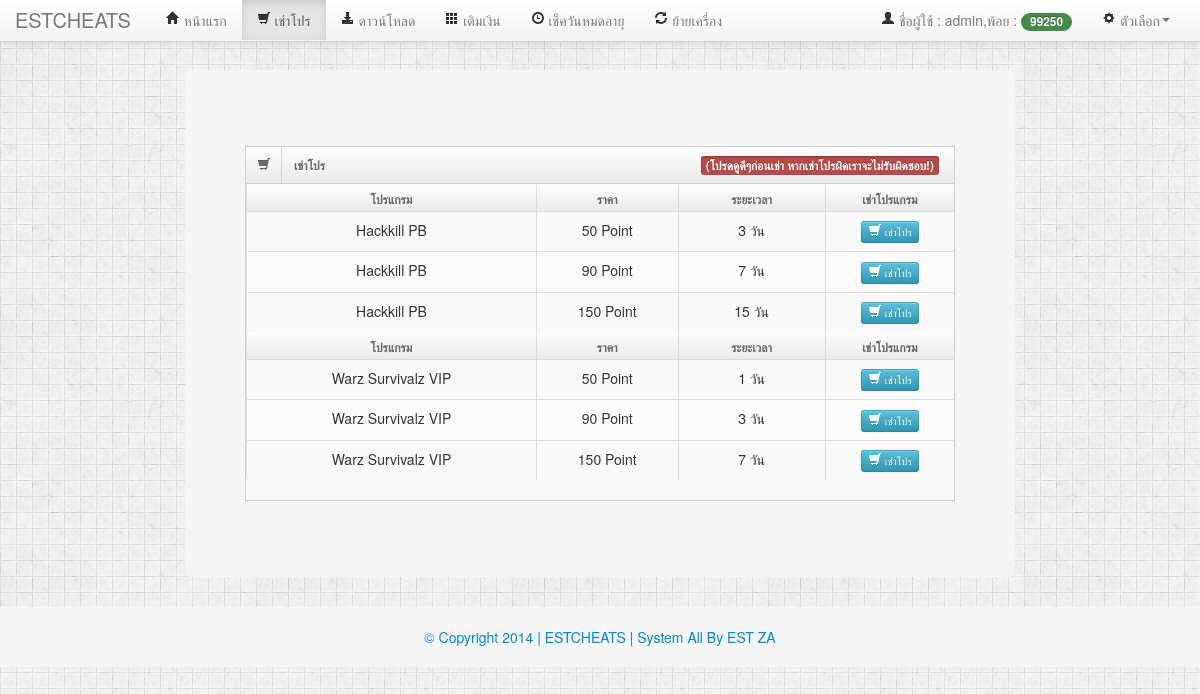
The page /?p=buy (signed in) on the database its author committed.
### tables this page shows
CREATE TABLE IF NOT EXISTS `Setting` (
  `WebName` varchar(100) NOT NULL,
  `rehwid` varchar(100) NOT NULL,
  `DatePro` varchar(100) NOT NULL DEFAULT 'อัพเดทโปรแกรมล่าสุด 00-00-000',
  `footer` varchar(100) NOT NULL,
  `footer_link` varchar(100) NOT NULL
);

CREATE TABLE IF NOT EXISTS `member` (
  `id` int(11) NOT NULL AUTO_INCREMENT,
  `User` varchar(200) NOT NULL,
  `Password` varchar(200) NOT NULL,
  `email` varchar(200) NOT NULL,
  `status` enum('admin','member') NOT NULL DEFAULT 'member',
  `hwid` varchar(100) NOT NULL,
  `hwid_time` varchar(100) NOT NULL,
  `point` int(10) NOT NULL,
  `PBHKTEST` varchar(100) NOT NULL DEFAULT '0',
  `WarZ` varchar(100) NOT NULL DEFAULT '0',
  PRIMARY KEY (`id`)
);

CREATE TABLE IF NOT EXISTS `Download` (
  `id_download` int(11) NOT NULL AUTO_INCREMENT,
  `Programe` varchar(100) NOT NULL DEFAULT 'Name',
  `link` varchar(100) NOT NULL DEFAULT '#',
  `link2` varchar(100) NOT NULL DEFAULT '#',
  `Status` enum('Online','Offline','Soon') NOT NULL DEFAULT 'Online',
  `Name` varchar(100) NOT NULL DEFAULT 'NamePro',
  `Version` varchar(100) NOT NULL DEFAULT '1',
  `LinkYouTube` varchar(100) NOT NULL,
  `Support` varchar(100) NOT NULL DEFAULT 'Windows XP, 7, 8 ทั้ง 32 บิต และ 64 บิต',
  PRIMARY KEY (`id_download`)
);

CREATE TABLE IF NOT EXISTS `BuyItem` (
  `id` int(11) NOT NULL AUTO_INCREMENT,
  `Programe` varchar(100) NOT NULL,
  `Point` int(11) NOT NULL,
  `Day` varchar(10) NOT NULL,
  PRIMARY KEY (`id`)
);

### buy.php (the view, shortened to what this page needs)
<?
$strSQL = "SELECT * FROM Download order by id_download";
$objQuery = mysql_query($strSQL) or die ("Error Query [".$strSQL."]");
?>
<div class="widget-box">
  <div class="widget-title"> <span class="icon"><i class="icon-shopping-cart"></i></span>
    <h5>เช่าโปร</h5>
    <?php echo $New; ?> </div>
  <div class="widget-content nopadding">
	  <?
while($objResult = mysql_fetch_array($objQuery)){
$Programe = $objResult["Programe"];
?>
<form class="form-horizontal" method="post">
 <table width="450" border="0" align="center" cellpadding="0" cellspacing="0" class="table table-striped table-bordered">
      <tr>
          <th width="237"><div align="center" class="style3">โปรแกรม</div></th>
          <th width="105"><div align="center" class="style3">ราคา</div></th>
          <th width="110"><div align="center" class="style3">ระยะเวลา</div></th>
          <th width="94"><div align="center" class="style3">เช่าโปรแกรม</div></th>
      </tr>
  <?
$result1 = mysql_query("select * from BuyItem where Programe='$Programe'") or die ("Err Can not to result");
while( $dbarr1 = mysql_fetch_array($result1)){
?>
    <tr>
          <td><div align="center" class="style2"><?=$objResult["Name"];?> </div></td>
          <td><div align="center" class="style2"><?=$dbarr1["Point"];?> Point</div></td>
          <td><div align="center" class="style2"><?=$dbarr1["Day"];?> วัน</div></td>
          <td><div align="center"><span class="style2"><span class="style2"></span></span>
<?php
if($objResult["Status"] == 'Online')
{
?>
              <button type="submit" name="button" class="btn btn-mini btn-info" onclick="return confirm('แน่ใจหรือไม่ที่จะต้องการเช่าโปรนี้!\nโปรนี้รับรองการใช้งานกับ\n<?=$objResult['Support'];?>')" value="<?=$dbarr1["Programe"];?><?=$dbarr1["Point"];?>" > <span class="glyphicon glyphicon-shopping-cart"></span><i class="icon icon-shopping-cart icon-white"></i> เช่าโปร</button>
<?php
}
?>
            </div></td>
        </tr>
		<?
}
}
?>
    </table>
  </form>

### class.php (shortened to what this page needs)
<?php
$strSQL = "SELECT * FROM Setting order by WebName";
$objQuery = mysql_query($strSQL) or die ("Error Query [".$strSQL."]");
?>
<?
while($objResult = mysql_fetch_array($objQuery))
{
$footer = $objResult["footer"];
$footer_link = $objResult["footer_link"];
$NameWeb = $objResult["WebName"];
$credit = '</div></div><footer><p align="center" class="muted credit animated fadeInUp"><a href="'.$footer_link.'">'.$footer.'</a></p></footer>';
$New = '<span class="label label-important">(โปรดดูดีๆก่อนเช่า หากเช่าโปรผิดเราจะไม่รับผิดชอบ!)</span>';
}
?>

### index.php (shortened to what this page needs)
<?php
include("class.php");
$result = mysql_query("select * from member where user='$_SESSION[login_true]'") or die ("Err Can not to result");
$dbarr = mysql_fetch_array($result);
?>
<!DOCTYPE html>
<html lang="th">
<head>
<link href="bootstrap/css/bootstrap.min.css" rel="stylesheet">
<link href="bootstrap/css/bootstrap.css" rel="stylesheet">
<link href="bootstrap/css/style.css" rel="stylesheet">
<link href="bootstrap/css/animate.css" rel="stylesheet"media="screen">
</head>
<body>
<header>
  <div class="navbar navbar-fixed-top">
    <div class="navbar-inner animated fadeInDown">
      <div class="container"> <a href="" class="brand "><?php echo $NameWeb ;?></a>
        <ul class="nav">
          <li>
            <?php if($_GET['p'] == null ) {
            echo "<li  class='active'>";
            }else if($_GET['p'] != "register" && $_GET['p'] != "login" && $_GET['p'] != "topup" && $_GET['p'] != "buy" && $_GET['p'] != "forgetpwd" && $_GET['p'] != "download" && $_GET['p'] != "date" && $_GET['p'] != "changepass" && $_GET['p'] != "logout" && $_GET['p'] != "expire" && $_GET['p'] != "rehwid" ){
            echo "<li  class='active'>";
            }else{
            echo "<li>";
            } ?>
            <a href="?p=home"><i class="icon icon-home"></i> หน้าแรก</a> </li>
          <?php
			if (!isset($_SESSION['login_true'])) { ?>
            <li>
              <?php if($_GET['p'] == "register" ) {
                echo "<li  class='active'>";
                }else{
                echo "<li>";
                } ?>
          <a href="./?p=register"><i class="icon-edit"></i> ลงทะเบียน</a>
          </li>
          <li>
            <?php if($_GET['p'] == "login" ) {
                echo "<li  class='active'>";
                }else{
                echo "<li>";
                } ?>
            <a href="./?p=login"><i class="icon icon-user"></i> เข้าสู่ระบบ</a> </li>
        </li>
        <li>
            <?php if($_GET['p'] == "forgetpwd" ) {
                echo "<li  class='active'>";
                }else{
                echo "<li>";
                } ?>
            <a href="./?p=forgetpwd"><i class="icon icon-envelope"></i> ลืมรหัสผ่าน</a> </li>
        </li>
        <?php }else { ?>
        <li>
          <?php if($_GET['p'] == "buy" ) {
                echo "<li  class='active'>";
                }else{
                echo "<li>";
                } ?>
          <a href="./?p=buy"><i class="icon icon-shopping-cart"></i> เช่าโปร</a> </li>
        <li>
          <?php if($_GET['p'] == "download" ) {
                echo "<li  class='active'>";
                }else{
                echo "<li>";
                } ?>
          <a href="./?p=download"><i class="icon-download-alt"></i> ดาวน์โหลด</a> </li>
        <li>
          <?php if($_GET['p'] == "topup" ) {
                echo "<li  class='active'>";
                }else{
                echo "<li>";
                } ?>
          <a href="./?p=topup"><i class="icon icon-th"></i> เติมเงิน</a> </li>
        <li>
          <?php if($_GET['p'] == "expire" ) {
                echo "<li  class='active'>";
                }else{
                echo "<li>";
                } ?>
          <a href="./?p=expire"><i class="icon-time"></i> เช็ควันหมดอายุ</a> </li>
		<li>
          <?php if($_GET['p'] == "rehwid" ) {
                echo "<li  class='active'>";
                }else{
                echo "<li>";
                } ?>
          <a href="./?p=rehwid"><i class="icon-refresh"></i> ย้ายเครื่อง</a> </li>
        </ul>
        <ul class="nav pull-right">
          <li><a href=""><i class="icon icon-user"></i> ชื่อผู้ใช้ : <?php echo $dbarr['User'] ;?>,พ้อย : </span><span class="badge badge-success"><?php echo $dbarr['point'] ;?></span></a></li>
          <li class="dropdown"><a href="#" class="dropdown-toggle" data-toggle="dropdown"><i class="icon-cog"></i> ตัวเลือก<b class="caret"></b></a>
          </li>
        </ul>
      </div>
      <?php }?>
    </div>
  </div>
</header>
<div class="section">
  <div class="container-narrow">
    <div class="main">
      <?php if($_GET['p'] == "register" ) {
    include("register.php");
    }else if($_GET['p'] == "login" ) {
    include("login.php");
	}else if($_GET['p'] == "topup" ) {
    include("topup.php");
	}else if($_GET['p'] == "buy" ) {
    include("buy.php");
	}else if($_GET['p'] == "date" ) {
    include("data.php");
	}else if($_GET['p'] == "forgetpwd" ) {
    include("forgetpwd.php");
	}else if($_GET['p'] == "download" ) {
    include("download.php");
	}else if($_GET['p'] == "date" ) {
    include("data.php");
	}else if($_GET['p'] == "changepass" ) {
    include("changepass.php");
	}else if($_GET['p'] == "logout" ) {
    include("logout.php");
	}else if($_GET['p'] == "home" ) {
    include("home.php");
	}else if($_GET['p'] == "expire" ) {
    include("expire.php");
  }else if($_GET['p'] == "admin" ) {
    include("admin.php");
	}else if($_GET['p'] == "rehwid" ) {
    include("rehwid.php");;
    }else{
    include("home.php");
    } ?>
    </div>
  </div>
</div>
<?php echo $credit; ?>
</body>
</html>

### index.php (style rules this page uses)
body { background-color: #F5F5F5; background-image: url(bootstrap/img/bg.jpg); background-repeat: repeat; }
.container-narrow { margin: 0 auto; max-width: 830px; }

### rows shown on the page
setting: WebName "ESTCHEATS", footer "© Copyright 2014 | ESTCHEATS | System All By EST ZA"
member: User "admin", point "99250"
download: Name "Hackkill PB"
buyitem: Point "50", Day "3"
buyitem: Point "90", Day "7"
buyitem: Point "150", Day "15"
download: Name "Warz Survivalz VIP"
buyitem: Point "50", Day "1"
buyitem: Point "90", Day "3"
buyitem: Point "150", Day "7"
